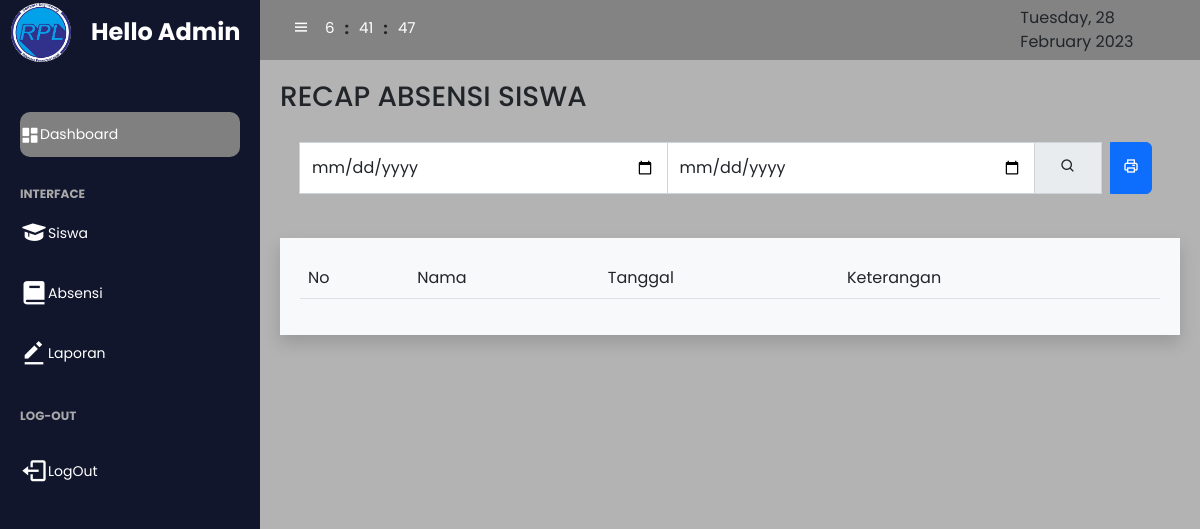
/admin/index.php?page=laporan, run on an earlier commit of the app's database.
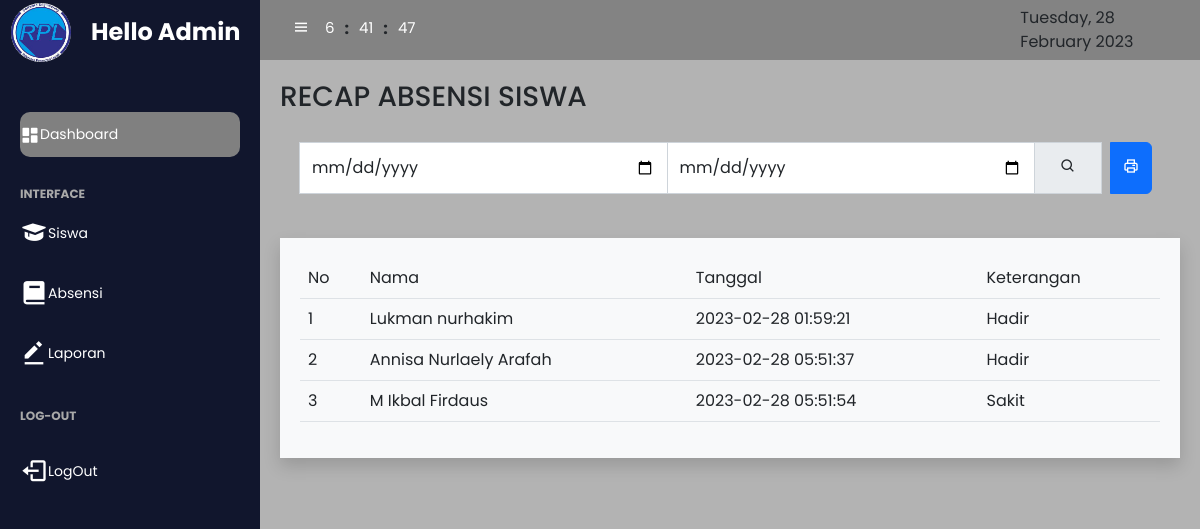
And on a later commit of the database.
### tables this page shows
CREATE TABLE `absen` (
  `id` int(11) NOT NULL,
  `nama` varchar(45) NOT NULL,
  `tanggal` timestamp NOT NULL DEFAULT current_timestamp() ON UPDATE current_timestamp(),
  `keterangan` enum('Hadir','Sakit','Izin','Tanpa_keterangan') NOT NULL
);

### admin/laporan.php (the view, shortened to what this page needs)
<?php
    include "../koneksi.php";
?>
  <h3 class="text-uppercase">Recap Absensi Siswa</h3>
  <main >
    <div class="row">
    <div class="col-12">
      <form action="index.php?page=laporan" target="_parent" method="get">
      <div class="input-group ">
      <input type="date" class="form-control" placeholder="Search" aria-label="Recipient's username" name="awal">
      <input type="date" class="form-control" placeholder="Search" aria-label="Recipient's username" name="akhir">
      <span class="input-group-text"><button type="submit" class="btn"><i class='bx bx-search'></i></button></span>
      <button class="btn btn-primary mx-2" onclick="printDiv('print')" type="submit"><i class='bx bx-printer'></i></button>
    </div>
    </form>
  </div>
</main>
<br>
<fieldset id="print">
    <main class="shadow bg-light">
      <table class=" list table ">
          <tr>
            <td>No</td>
            <td>Nama</td>
            <td>Tanggal</td>
            <td>Keterangan</td>
          </tr>
          <?php
          @$search = $_GET['awal'];
          if($search==""){
            $tampil = $conn->query("SELECT * FROM absen");
            while ($a=$tampil->fetch_array()){
              @$no++;
              ?>
              <tr>
              <td><?php echo $no;?></td>
              <td><?php echo $a['nama']?></td>
              <td><?php echo $a['tanggal']?></td>
              <td><?php echo $a['keterangan']?></td>
              <?php
            }
          }
          ?>
              </tr>
        </table>
        </fieldset>
      </main>
      </body>

What changed in the data, as far as the page shows it:
added absen: nama "Lukman nurhakim", tanggal "2023-02-28 01:59:21", keterangan "Hadir"
added absen: nama "Annisa Nurlaely Arafah", tanggal "2023-02-28 05:51:37", keterangan "Hadir"
added absen: nama "M Ikbal Firdaus", tanggal "2023-02-28 05:51:54", keterangan "Sakit"
